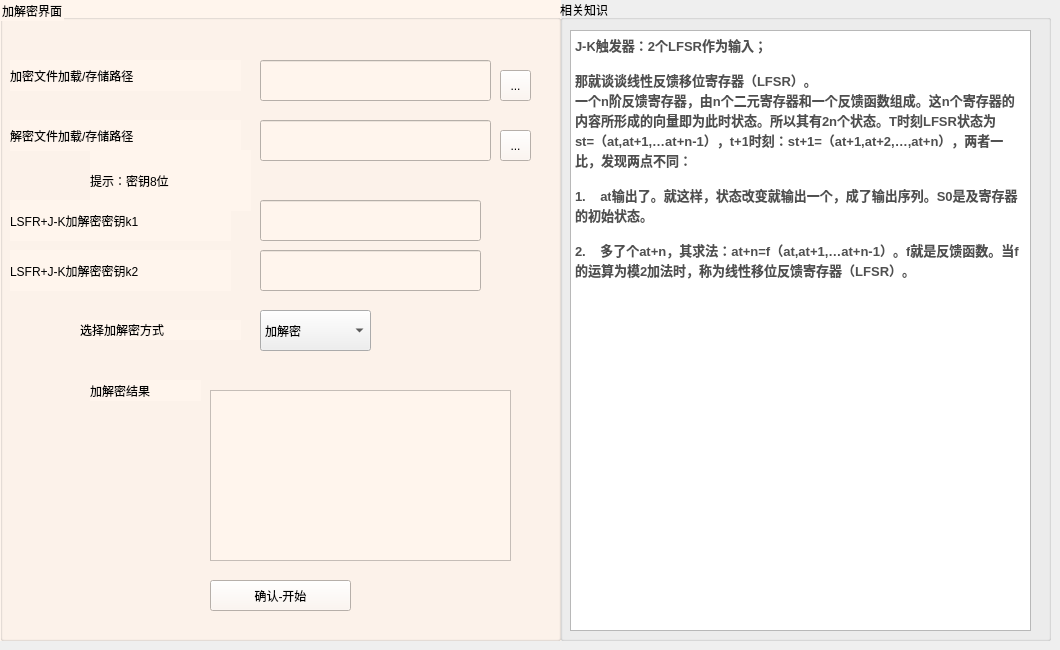
   <widget class="QWidget" name="tab">
    <attribute name="title">
     <string>流加密LFSR+J-K</string>
    </attribute>
    <widget class="QGroupBox" name="groupBox_6">
     <property name="geometry">
      <rect>
       <x>0</x>
       <y>0</y>
       <width>561</width>
       <height>641</height>
      </rect>
     </property>
     <property name="styleSheet">
      <string notr="true">background-color: rgb(255, 245, 237);
font: 75 9pt &quot;微软雅黑&quot;;</string>
     </property>
     <property name="title">
      <string>加解密界面</string>
     </property>
     <widget class="QLineEdit" name="lineEdit_5">
      <property name="geometry">
       <rect>
        <x>260</x>
        <y>60</y>
        <width>231</width>
        <height>41</height>
       </rect>
      </property>
     </widget>
     <widget class="QLabel" name="label_13">
      <property name="geometry">
       <rect>
        <x>90</x>
        <y>380</y>
        <width>111</width>
        <height>21</height>
       </rect>
      </property>
      <property name="text">
       <string>加解密结果</string>
      </property>
     </widget>
     <widget class="QTextEdit" name="textEdit_5">
      <property name="geometry">
       <rect>
        <x>210</x>
        <y>390</y>
        <width>301</width>
        <height>171</height>
       </rect>
      </property>
     </widget>
     <widget class="QLabel" name="label_14">
      <property name="geometry">
       <rect>
        <x>90</x>
        <y>150</y>
        <width>161</width>
        <height>61</height>
       </rect>
      </property>
      <property name="text">
       <string>提示：密钥8位</string>
      </property>
     </widget>
     <widget class="QLabel" name="label_15">
      <property name="geometry">
       <rect>
        <x>10</x>
        <y>200</y>
        <width>221</width>
        <height>41</height>
       </rect>
      </property>
      <property name="text">
       <string>LSFR+J-K加解密密钥k1</string>
      </property>
     </widget>
     <widget class="QLabel" name="label_16">
      <property name="geometry">
       <rect>
        <x>80</x>
        <y>320</y>
        <width>161</width>
        <height>20</height>
       </rect>
      </property>
      <property name="text">
       <string>选择加解密方式</string>
      </property>
     </widget>
     <widget class="QLineEdit" name="lineEdit_7">
      <property name="geometry">
       <rect>
        <x>260</x>
        <y>200</y>
        <width>221</width>
        <height>41</height>
       </rect>
      </property>
     </widget>
     <widget class="QPushButton" name="pushButton_3">
      <property name="geometry">
       <rect>
        <x>210</x>
        <y>580</y>
        <width>141</width>
        <height>31</height>
       </rect>
      </property>
      <property name="text">
       <string>确认-开始</string>
      </property>
     </widget>
     <widget class="QLineEdit" name="lineEdit_19">
      <property name="geometry">
       <rect>
        <x>260</x>
        <y>120</y>
        <width>231</width>
        <height>41</height>
       </rect>
      </property>
     </widget>
     <widget class="QLabel" name="label_37">
      <property name="geometry">
       <rect>
        <x>10</x>
        <y>120</y>
        <width>231</width>
        <height>31</height>
       </rect>
      </property>
      <property name="styleSheet">
       <string notr="true">font: 75 9pt &quot;微软雅黑&quot;;</string>
      </property>
      <property name="text">
       <string>解密文件加载/存储路径</string>
      </property>
     </widget>
     <widget class="QLabel" name="label_17">
      <property name="geometry">
       <rect>
        <x>10</x>
        <y>60</y>
        <width>231</width>
        <height>31</height>
       </rect>
      </property>
      <property name="styleSheet">
       <string notr="true">font: 75 9pt &quot;微软雅黑&quot;;</string>
      </property>
      <property name="text">
       <string>加密文件加载/存储路径</string>
      </property>
     </widget>
     <widget class="QLineEdit" name="lineEdit_22">
      <property name="geometry">
       <rect>
        <x>260</x>
        <y>250</y>
        <width>221</width>
        <height>41</height>
       </rect>
      </property>
     </widget>
     <widget class="QLabel" name="label_35">
      <property name="geometry">
       <rect>
        <x>10</x>
        <y>250</y>
        <width>221</width>
        <height>41</height>
       </rect>
      </property>
      <property name="text">
       <string>LSFR+J-K加解密密钥k2</string>
      </property>
     </widget>
     <widget class="QToolButton" name="toolButton_5">
      <property name="geometry">
       <rect>
        <x>500</x>
        <y>70</y>
        <width>31</width>
        <height>31</height>
       </rect>
      </property>
      <property name="text">
       <string>...</string>
      </property>
     </widget>
     <widget class="QToolButton" name="toolButton_6">
      <property name="geometry">
       <rect>
        <x>500</x>
        <y>130</y>
        <width>31</width>
        <height>31</height>
       </rect>
      </property>
      <property name="text">
       <string>...</string>
      </property>
     </widget>
    </widget>
    <widget class="QGroupBox" name="groupBox_7">
     <property name="geometry">
      <rect>
       <x>560</x>
       <y>0</y>
       <width>491</width>
       <height>641</height>
      </rect>
     </property>
     <property name="styleSheet">
      <string notr="true"/>
     </property>
     <property name="title">
      <string>相关知识</string>
     </property>
     <widget class="QTextEdit" name="textEdit_6">
      <property name="geometry">
       <rect>
        <x>10</x>
        <y>30</y>
        <width>461</width>
        <height>601</height>
       </rect>
      </property>
      <property name="styleSheet">
       <string notr="true">font: 9pt &quot;微软雅黑&quot;;</string>
      </property>
      <property name="html">
       <string>&lt;!DOCTYPE HTML PUBLIC &quot;-//W3C//DTD HTML 4.0//EN&quot; &quot;http://www.w3.org/TR/REC-html40/strict.dtd&quot;&gt;
&lt;html&gt;&lt;head&gt;&lt;meta name=&quot;qrichtext&quot; content=&quot;1&quot; /&gt;&lt;style type=&quot;text/css&quot;&gt;
p, li { white-space: pre-wrap; }
&lt;/style&gt;&lt;/head&gt;&lt;body style=&quot; font-family:'微软雅黑'; font-size:9pt; font-weight:400; font-style:normal;&quot;&gt;
&lt;p style=&quot; margin-top:0px; margin-bottom:0px; margin-left:0px; margin-right:0px; -qt-block-indent:0; text-indent:0px;&quot;&gt;&lt;span style=&quot; font-family:'-apple-system,SF UI Text,Arial,PingFang SC,Hiragino Sans GB,Microsoft YaHei,WenQuanYi Micro Hei,sans-serif,SimHei,SimSun'; font-size:10pt; font-weight:600; color:#4f4f4f; background-color:#ffffff;&quot;&gt;J-K触发器：2个LFSR作为输入；&lt;/span&gt;&lt;/p&gt;
&lt;p style=&quot;-qt-paragraph-type:empty; margin-top:0px; margin-bottom:0px; margin-left:0px; margin-right:0px; -qt-block-indent:0; text-indent:0px; font-family:'-apple-system,SF UI Text,Arial,PingFang SC,Hiragino Sans GB,Microsoft YaHei,WenQuanYi Micro Hei,sans-serif,SimHei,SimSun'; font-size:10pt; font-weight:600; color:#4f4f4f;&quot;&gt;&lt;br /&gt;&lt;/p&gt;
&lt;p style=&quot; margin-top:0px; margin-bottom:0px; margin-left:0px; margin-right:0px; -qt-block-indent:0; text-indent:0px;&quot;&gt;&lt;span style=&quot; font-family:'-apple-system,SF UI Text,Arial,PingFang SC,Hiragino Sans GB,Microsoft YaHei,WenQuanYi Micro Hei,sans-serif,SimHei,SimSun'; font-size:10pt; font-weight:600; color:#4f4f4f; background-color:#ffffff;&quot;&gt;那就谈谈线性反馈移位寄存器（LFSR）。&lt;/span&gt;&lt;/p&gt;
&lt;p style=&quot; margin-top:0px; margin-bottom:0px; margin-left:0px; margin-right:0px; -qt-block-indent:0; text-indent:0px;&quot;&gt;&lt;span style=&quot; font-family:'-apple-system,SF UI Text,Arial,PingFang SC,Hiragino Sans GB,Microsoft YaHei,WenQuanYi Micro Hei,sans-serif,SimHei,SimSun'; font-size:10pt; font-weight:600; color:#4f4f4f; background-color:#ffffff;&quot;&gt;一个n阶反馈寄存器，由n个二元寄存器和一个反馈函数组成。这n个寄存器的内容所形成的向量即为此时状态。所以其有2n个状态。T时刻LFSR状态为st=（at,at+1,…at+n-1），t+1时刻：st+1=（at+1,at+2,…,at+n），两者一比，发现两点不同：&lt;/span&gt;&lt;/p&gt;
&lt;p style=&quot;-qt-paragraph-type:empty; margin-top:0px; margin-bottom:0px; margin-left:0px; margin-right:0px; -qt-block-indent:0; text-indent:0px; font-family:'-apple-system,SF UI Text,Arial,PingFang SC,Hiragino Sans GB,Microsoft YaHei,WenQuanYi Micro Hei,sans-serif,SimHei,SimSun'; font-size:10pt; font-weight:600; color:#4f4f4f;&quot;&gt;&lt;br /&gt;&lt;/p&gt;
&lt;p style=&quot; margin-top:0px; margin-bottom:0px; margin-left:0px; margin-right:0px; -qt-block-indent:0; text-indent:0px;&quot;&gt;&lt;span style=&quot; font-family:'-apple-system,SF UI Text,Arial,PingFang SC,Hiragino Sans GB,Microsoft YaHei,WenQuanYi Micro Hei,sans-serif,SimHei,SimSun'; font-size:10pt; font-weight:600; color:#4f4f4f; background-color:#ffffff;&quot;&gt;1.    at输出了。就这样，状态改变就输出一个，成了输出序列。S0是及寄存器的初始状态。&lt;/span&gt;&lt;/p&gt;
&lt;p style=&quot;-qt-paragraph-type:empty; margin-top:0px; margin-bottom:0px; margin-left:0px; margin-right:0px; -qt-block-indent:0; text-indent:0px; font-family:'-apple-system,SF UI Text,Arial,PingFang SC,Hiragino Sans GB,Microsoft YaHei,WenQuanYi Micro Hei,sans-serif,SimHei,SimSun'; font-size:10pt; font-weight:600; color:#4f4f4f;&quot;&gt;&lt;br /&gt;&lt;/p&gt;
&lt;p style=&quot; margin-top:0px; margin-bottom:0px; margin-left:0px; margin-right:0px; -qt-block-indent:0; text-indent:0px;&quot;&gt;&lt;span style=&quot; font-family:'-apple-system,SF UI Text,Arial,PingFang SC,Hiragino Sans GB,Microsoft YaHei,WenQuanYi Micro Hei,sans-serif,SimHei,SimSun'; font-size:10pt; font-weight:600; color:#4f4f4f; background-color:#ffffff;&quot;&gt;2.    多了个at+n，其求法：at+n=f（at,at+1,…at+n-1）。f就是反馈函数。当f的运算为模2加法时，称为线性移位反馈寄存器（LFSR）。&lt;/span&gt;&lt;/p&gt;&lt;/body&gt;&lt;/html&gt;</string>
      </property>
     </widget>
    </widget>
    <widget class="QComboBox" name="comboBox_3">
     <property name="geometry">
      <rect>
       <x>260</x>
       <y>310</y>
       <width>111</width>
       <height>41</height>
      </rect>
     </property>
     <property name="styleSheet">
      <string notr="true">font: 75 9pt &quot;微软雅黑&quot;;</string>
     </property>
     <item>
      <property name="text">
       <string>加解密</string>
      </property>
     </item>
     <item>
      <property name="text">
       <string>加密</string>
      </property>
     </item>
     <item>
      <property name="text">
       <string>解密</string>
      </property>
     </item>
    </widget>
   </widget>
